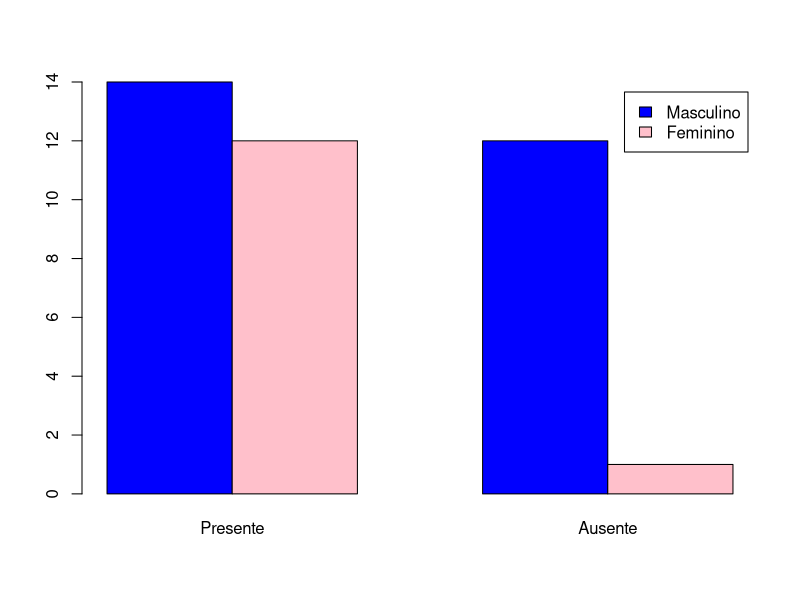
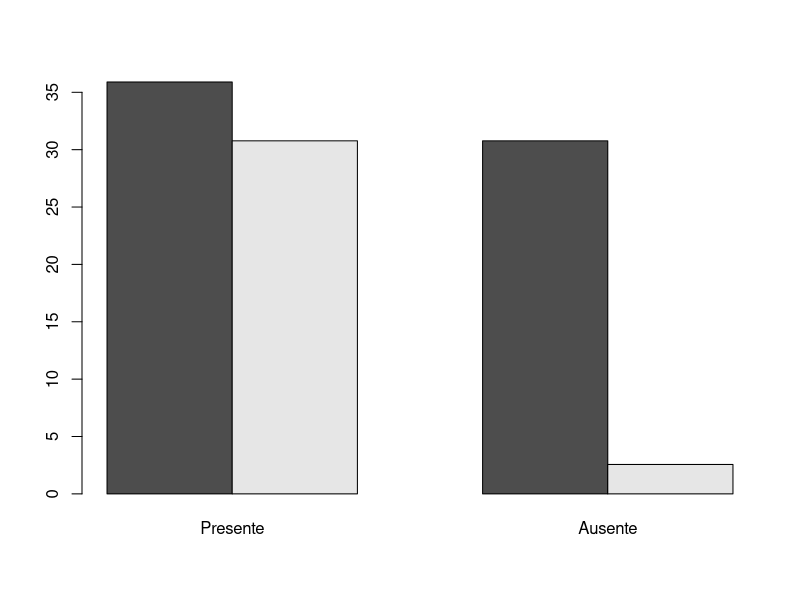
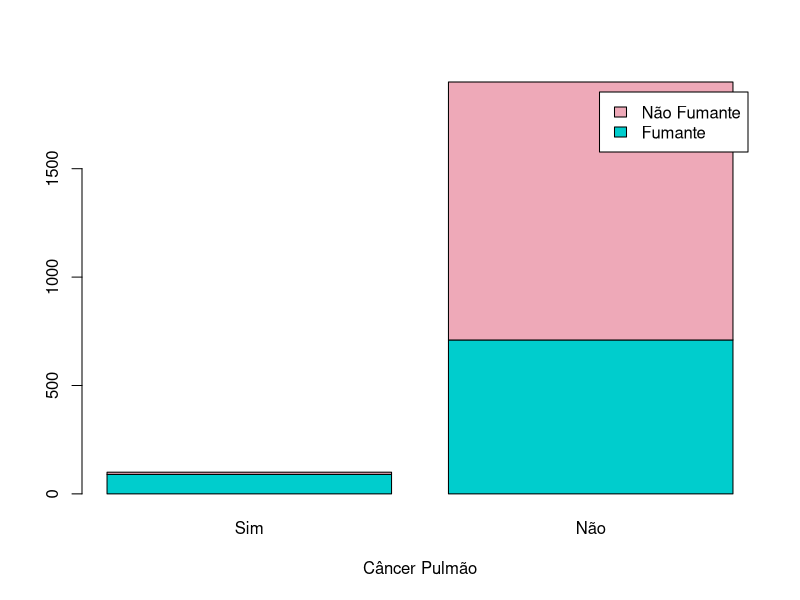
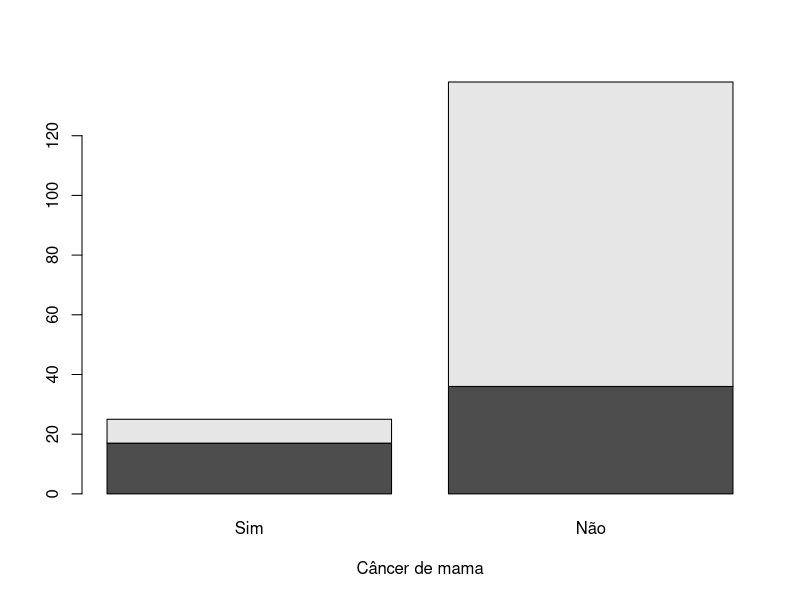

Write R code to recreate these figures, in order. (Note: this script raises an error after producing the figures.)
# Lista 01 - Bioestatística 


# Exercício 14 -------------------------------

tab1 <- matrix(c(14,12,12,01), nrow = 2, ncol = 2, 
               dimnames = list(c('Masculino', 'Feminino'), c('Presente', 'Ausente')))


barplot(tab1, legend = rownames(tab1),
        col = c("blue", "pink"), beside = T)

barplot(prop.table(tab1)*100, beside = T)


# Exercício 15 -------------------------------

# tabela de dados 2
tab2 <- matrix(data = c(90,710,10,1190), nrow = 2, byrow = T,
               dimnames = list(c('Fumante', 'Não Fumante'),
                               c('Sim', 'Não')))
barplot(tab2, legend = rownames(tab2),
        col = c('cyan3', 'pink2'), xlab = "Câncer Pulmão")
# não fumantes têm menos chances de desenvolver Câncer


# tabela de dados 3
tab3 <- matrix(data = c(17,36,8,102), nrow = 2, byrow = T,
               dimnames = list(c('Sim', 'Não'), c('Sim', 'Não')))
barplot(tab3, xlab = "Câncer de mama")
legend("toplefth")
